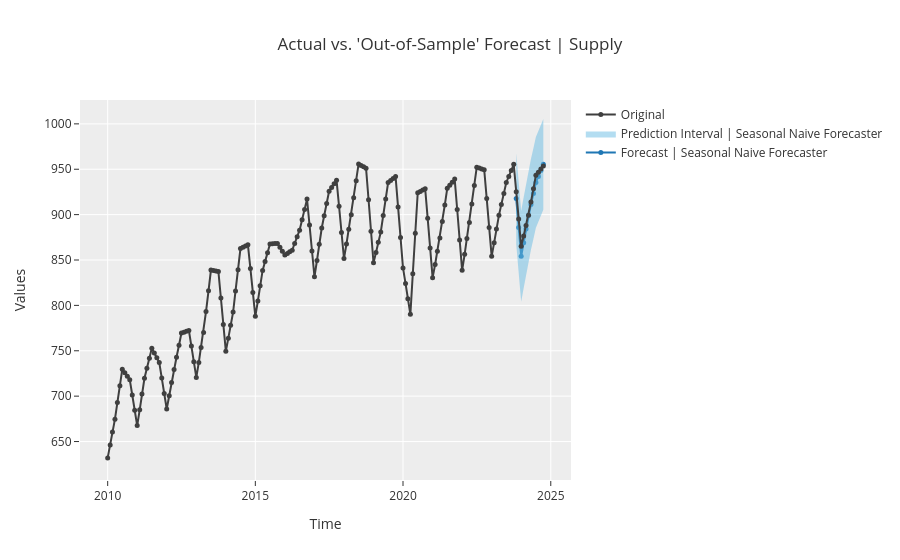

Write notebook code for a chart like this one.
### Markdown cell above
#### Interpolated

### Code cell
# ...zero_grad() lacks thus the cache memory of the gradiens must be erased 'by hand'
model = None
model = TSForecastingExperiment()
# Setup initi where experiment related settings are being maintained/adjusted
model.setup(df_monthly_mine_production, target='Supply',fh=12, fold=5, fold_strategy='expanding', session_id=134)
# Model selection having no imposed any model
_best = model.compare_models(n_select=10, sort='SMAPE')

# Predicting on the last 12 months/4 quarters
model.predict_model(_best[0])

# Plot the results
model.plot_model(_best[0])

### Figure 1 — Plotly figure (JSON) as saved in the notebook; plotly's stock layout.template omitted (floating-point values rounded to 4 significant figures; data arrays with more than 128 entries replaced by an {"elided": "..."} marker saying what was removed)
{"data": [{"line": {"color": "#1f77b4"}, "marker": {"size": 5}, "mode": "lines+markers", "name": "Forecast | Seasonal Naive Forecaster", "showlegend": true, "type": "scatter", "x": ["2023-11-01T00:00:00", "2023-12-01T00:00:00", "2024-01-01T00:00:00", "2024-02-01T00:00:00", "2024-03-01T00:00:00", "2024-04-01T00:00:00", "2024-05-01T00:00:00", "2024-06-01T00:00:00", "2024-07-01T00:00:00", "2024-08-01T00:00:00", "2024-09-01T00:00:00", "2024-10-01T00:00:00"], "y": [917.6, 885.9, 854.1, 869.1, 884.2, 899.2, 911.3, 923.4, 935.4, 942.1, 948.7, 955.4]}, {"line": {"width": 0}, "marker": {"color": "#68BBE3"}, "mode": "lines", "name": "Lower Interval", "showlegend": false, "type": "scatter", "x": ["2023-11-01T00:00:00", "2023-12-01T00:00:00", "2024-01-01T00:00:00", "2024-02-01T00:00:00", "2024-03-01T00:00:00", "2024-04-01T00:00:00", "2024-05-01T00:00:00", "2024-06-01T00:00:00", "2024-07-01T00:00:00", "2024-08-01T00:00:00", "2024-09-01T00:00:00", "2024-10-01T00:00:00"], "y": [867.7, 835.9, 804.1, 819.1, 834.2, 849.2, 861.3, 873.4, 885.4, 892.1, 898.7, 905.4]}, {"fill": "tonexty", "fillcolor": "rgba(104,187,227,0.5)", "line": {"width": 0}, "marker": {"color": "#68BBE3"}, "mode": "lines", "name": "Prediction Interval | Seasonal Naive Forecaster", "showlegend": true, "type": "scatter", "x": ["2023-11-01T00:00:00", "2023-12-01T00:00:00", "2024-01-01T00:00:00", "2024-02-01T00:00:00", "2024-03-01T00:00:00", "2024-04-01T00:00:00", "2024-05-01T00:00:00", "2024-06-01T00:00:00", "2024-07-01T00:00:00", "2024-08-01T00:00:00", "2024-09-01T00:00:00", "2024-10-01T00:00:00"], "y": [967.6, 935.9, 904.1, 919.1, 934.1, 949.2, 961.3, 973.3, 985.4, 992.1, 998.7, 1005.0]}, {"marker": {"color": "#3f3f3f", "size": 5}, "mode": "lines+markers", "name": "Original", "showlegend": true, "type": "scatter", "x": {"elided": "178 str values"}, "y": {"elided": "178 float values"}}], "layout": {"showlegend": true, "title": {"text": "Actual vs. 'Out-of-Sample' Forecast | Supply"}, "xaxis": {"title": {"text": "Time"}}, "yaxis": {"title": {"text": "Values"}}}}
